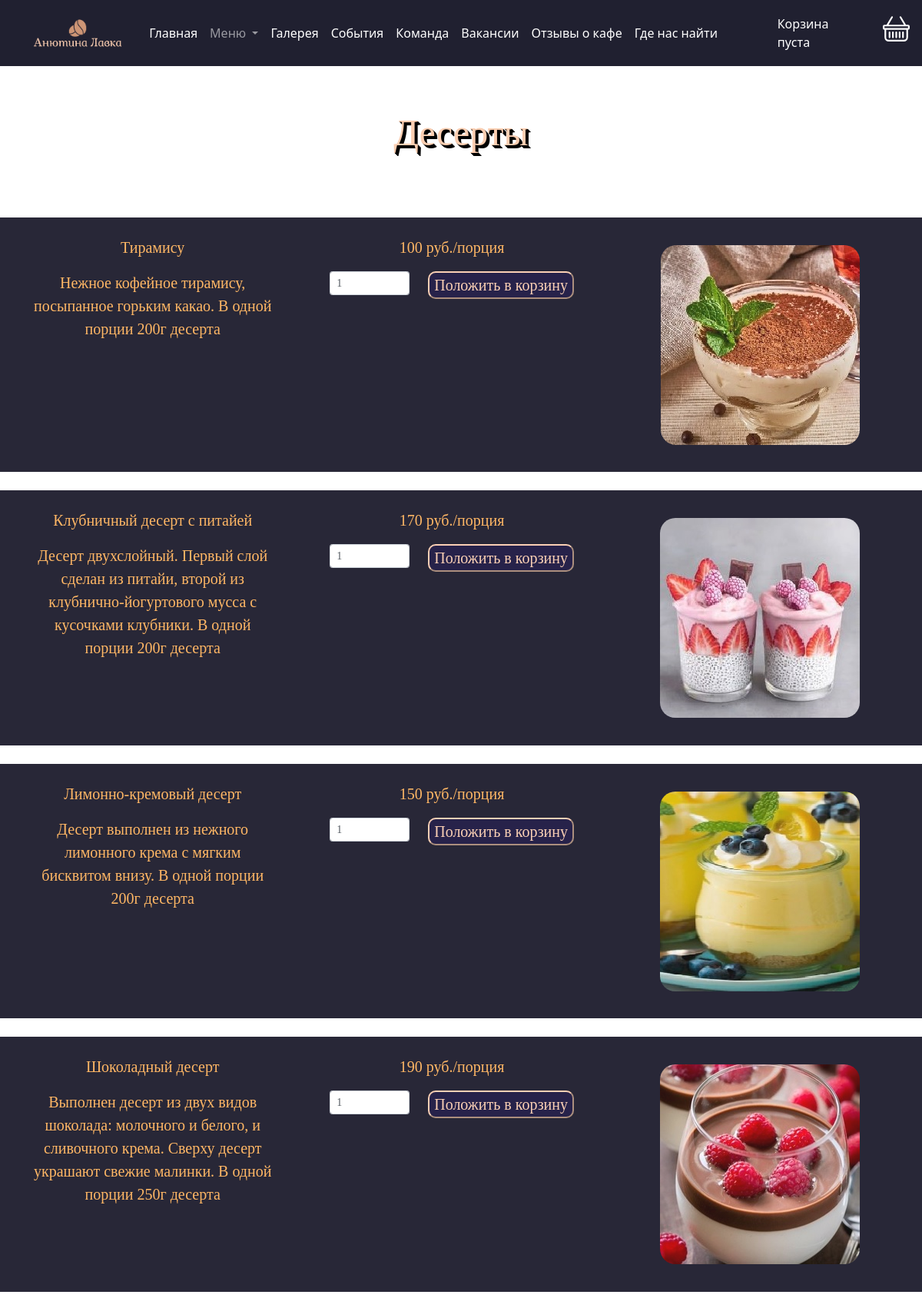
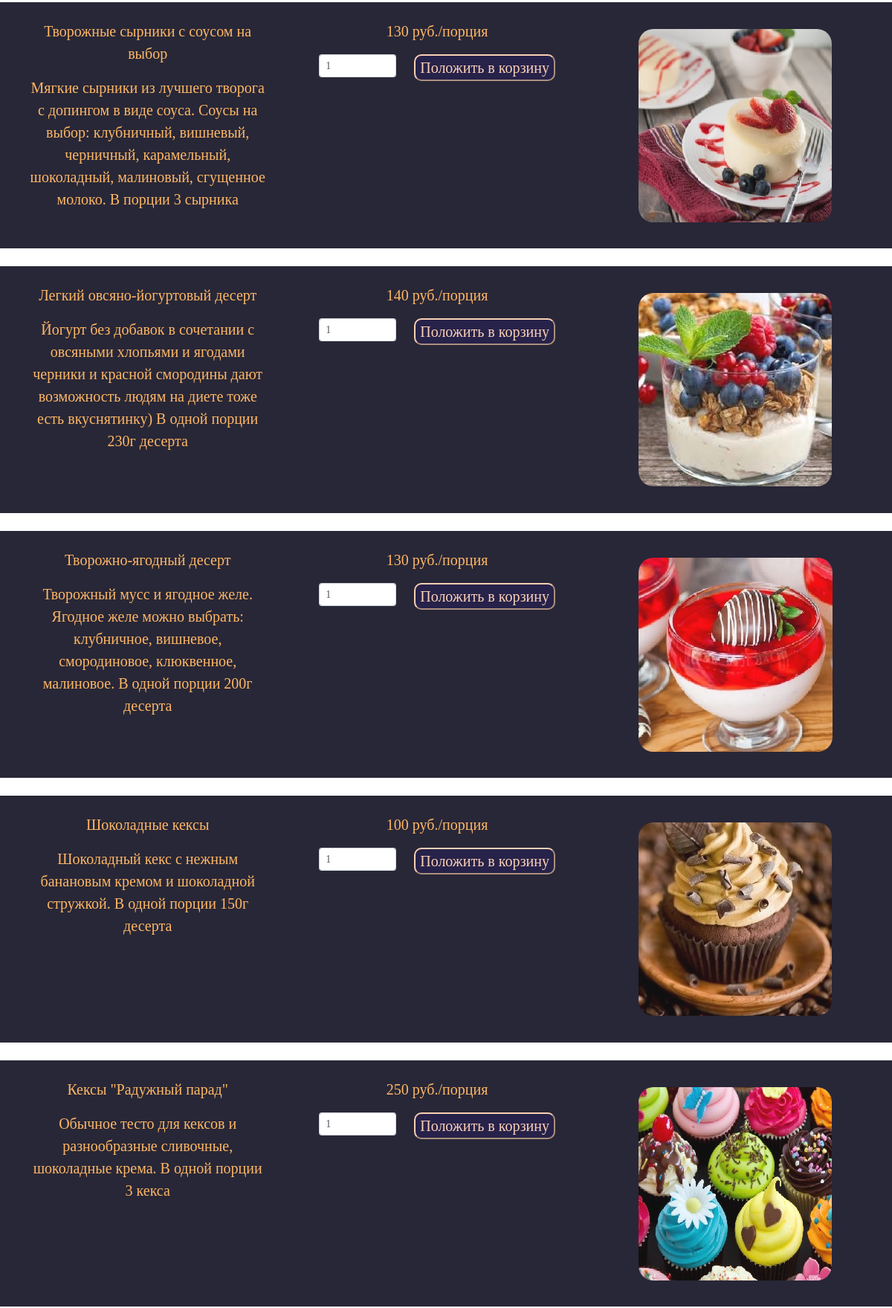
Page /d (upper part) on the committed database (2 pictures, top to bottom).
### pages/models.py (models this page shows, shortened)
class menu(models.Model):
    cost=models.IntegerField(verbose_name="Цена")
    name=models.CharField(max_length=100, verbose_name="Наименование")
    description=models.TextField(verbose_name="Описание")
    image=models.ImageField(verbose_name="Фото")
    category=models.CharField(max_length=2, choices=category_menu, verbose_name="Категория")

### pages/views.py (the view)
# urls.py: path('d', views.desert, name='desert'),
def desert(request):
    VipData = menu.objects.filter(category="ДС")
    forms = CartAddProductForm
    return render(request, "Десерты.html", {'Menu': VipData, "forms":forms})

### cart/cart.py (called while the page is built)
    def __len__(self):
        return sum(item['quantity'] for item in self.cart.values())

### cart/context_processors.py (called while the page is built)
def cart(request):
     return {'cart': Cart(request)}

### pages/templates/Десерты.HTML (shortened to what this page needs)
{% extends "navbar.html" %}
{% load static %}
{% block content %}
<h1 class="display-5" align="center"><font face="Lucida Calligraphy" style="text-shadow: #000 1px 1px 0, #000 2px 2px 0,
                 #000 3px 3px 0, #000 4px 4px 0; height: 50%; color:#FBCEB1"><br>Десерты<br><br></h1></font>
{% for product in Menu %}
<div class="container-fluid"  style="text-align: center; margin-top: 2%;
        font-family : Lucida Calligraphy;
        font-size: 20px; background-color: #1b1a2b; color: #ffb35c; opacity: .94;">
  <div class="row">
    <div class="col-sm" style="margin: 2%;">
      <p>{{product.name}}</p>
        <p>{{product.description}}</p>
    </div>
    <div class="col-sm" style="margin: 2%;">
      <p>{{ product.cost }} руб./порция</p>
<form action="{% url "cart:cart_add" product.id %}" method="post">
        <div class="row">
                            <div class="col-sm">
                                {{forms.quantity}}</div>
                            <div class="col-sm">
                                <input type="submit" value="Положить в корзину" style="background:#1A153F;color:#FBCEB1; border-radius: 10px; border-color:#FBCEB1"></div></div>
</form>
    </div>
    <div class="col-sm" style="margin: 3%;">
      <img style="border-radius: 20px;"src="{{product.image.url}}">
    </div>
  </div>
</div>
{% endfor %}
{% endblock content %}

### rows in the picture
menu: name "Тирамису", description "Нежное кофейное тирамису, посыпанное горьким какао. В одной порции 200г десерта", cost "100", image (picture)
menu: name "Клубничный десерт с питайей", description "Десерт двухслойный. Первый слой сделан из питайи, второй из клубнично-йогуртового мусса с кусочками клубники. В одной порции 200г десерта", cost "170", image (picture)
menu: name "Лимонно-кремовый десерт", description "Десерт выполнен из нежного лимонного крема с мягким бисквитом внизу. В одной порции 200г десерта", cost "150", image (picture)
menu: name "Шоколадный десерт", description "Выполнен десерт из двух видов шоколада: молочного и белого, и сливочного крема. Сверху десерт украшают свежие малинки. В одной порции 250г десерта", cost "190", image (picture)
menu: name "Творожные сырники с соусом на выбор", description "Мягкие сырники из лучшего творога с допингом в виде соуса. Соусы на выбор: клубничный, вишневый, черничный, карамельный, шоколадный, малиновый, сгущенное молоко. В порции 3 сырника", cost "130", image (picture)
menu: name "Легкий овсяно-йогуртовый десерт", description "Йогурт без добавок в сочетании с овсяными хлопьями и ягодами черники и красной смородины дают возможность людям на диете тоже есть вкуснятинку) В одной порции 230г десерта", cost "140", image (picture)
menu: name "Творожно-ягодный десерт", description "Творожный мусс и ягодное желе. Ягодное желе можно выбрать: клубничное, вишневое, смородиновое, клюквенное, малиновое. В одной порции 200г десерта", cost "130", image (picture)
menu: name "Шоколадные кексы", description "Шоколадный кекс с нежным банановым кремом и шоколадной стружкой. В одной порции 150г десерта", cost "100", image (picture)
menu: name "Кексы \"Радужный парад\"", description "Обычное тесто для кексов и разнообразные сливочные, шоколадные крема. В одной порции 3 кекса", cost "250", image (picture)
